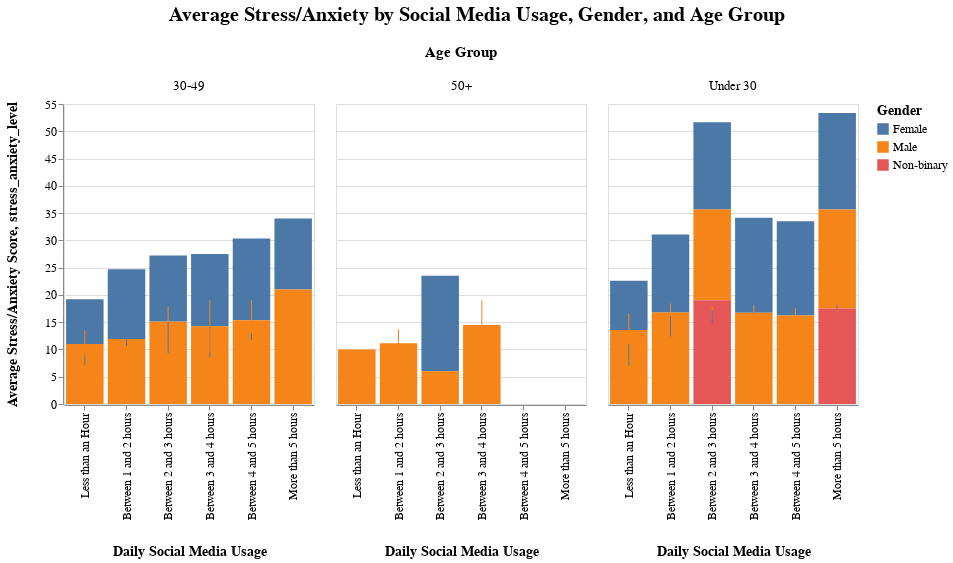

This figure's notebook cell:
### Code cell
# Chart 2
filtered_df = social_df_clean.dropna(subset=['sm_time_daily', 'gender'])
age_bins_3 = [0, 30, 50, 100]
age_labels_3 = ['Under 30', '30-49', '50+']
filtered_df['age_group_3'] = pd.cut(filtered_df['age'], bins=age_bins_3, labels=age_labels_3, right=False)

bars = alt.Chart(filtered_df).mark_bar().encode(
    x=alt.X('sm_time_daily:N', title='Daily Social Media Usage', sort=sm_time_order, axis=alt.Axis(titlePadding=25)),
    y=alt.Y('mean(stress_anxiety_level):Q', title='Average Stress/Anxiety Score', axis=alt.Axis(titlePadding=25)),
    color=alt.Color('gender:N', title='Gender', scale=alt.Scale(scheme='tableau10')),
    tooltip=[
        alt.Tooltip('gender:N'),
        alt.Tooltip('count():Q', title='Respondents'),
        alt.Tooltip('mean(stress_anxiety_level):Q', title='Avg Stress/Anxiety', format='.2f')
    ]
).properties(
    width=250,
    height=300
)
error_bars = alt.Chart(filtered_df).mark_errorbar(extent='ci').encode(
    x=alt.X('sm_time_daily:N', sort=sm_time_order, axis=alt.Axis(titlePadding=25)),
    y=alt.Y('stress_anxiety_level:Q', axis=alt.Axis(titlePadding=25)),
    color=alt.Color('gender:N')
).properties(
    width=250,
    height=300
)
combined = bars + error_bars

chart = combined.facet(
    column=alt.Column('age_group_3:N', title='Age Group')
).properties(
    title='Average Stress/Anxiety by Social Media Usage, Gender, and Age Group'
).configure_axis(
    labelFontSize=12,
    titleFontSize=14
).configure_header(
    titleFontSize=15,
    labelFontSize=13
).configure_title(
    fontSize=20,
    anchor='middle',
    offset=20
).configure_legend(
    labelFontSize=12,
    titleFontSize=14
)
chart
# chart.save('chart2.json')

### Figure 1 — Vega-Lite specification as saved in the notebook (floating-point values rounded to 4 significant figures; data arrays with more than 128 entries replaced by an {"elided": "..."} marker saying what was removed)
{"config": {"view": {"continuousWidth": 300, "continuousHeight": 300}, "axis": {"labelFontSize": 12, "titleFontSize": 14}, "header": {"labelFontSize": 13, "titleFontSize": 15}, "legend": {"labelFontSize": 12, "titleFontSize": 14}, "title": {"anchor": "middle", "fontSize": 20, "offset": 20}}, "data": {"name": "data-3e92ae47623aba5fe1cdca0afc4552be"}, "facet": {"column": {"field": "age_group_3", "title": "Age Group", "type": "nominal"}}, "spec": {"layer": [{"mark": {"type": "bar"}, "encoding": {"color": {"field": "gender", "scale": {"scheme": "tableau10"}, "title": "Gender", "type": "nominal"}, "tooltip": [{"field": "gender", "type": "nominal"}, {"aggregate": "count", "title": "Respondents", "type": "quantitative"}, {"aggregate": "mean", "field": "stress_anxiety_level", "format": ".2f", "title": "Avg Stress/Anxiety", "type": "quantitative"}], "x": {"axis": {"titlePadding": 25}, "field": "sm_time_daily", "sort": ["Less than an Hour", "Between 1 and 2 hours", "Between 2 and 3 hours", "Between 3 and 4 hours", "Between 4 and 5 hours", "More than 5 hours"], "title": "Daily Social Media Usage", "type": "nominal"}, "y": {"aggregate": "mean", "axis": {"titlePadding": 25}, "field": "stress_anxiety_level", "title": "Average Stress/Anxiety Score", "type": "quantitative"}}}, {"mark": {"type": "errorbar", "extent": "ci"}, "encoding": {"color": {"field": "gender", "type": "nominal"}, "x": {"axis": {"titlePadding": 25}, "field": "sm_time_daily", "sort": ["Less than an Hour", "Between 1 and 2 hours", "Between 2 and 3 hours", "Between 3 and 4 hours", "Between 4 and 5 hours", "More than 5 hours"], "type": "nominal"}, "y": {"axis": {"titlePadding": 25}, "field": "stress_anxiety_level", "type": "quantitative"}}}], "height": 300, "width": 250}, "title": "Average Stress/Anxiety by Social Media Usage, Gender, and Age Group", "$schema": "https://vega.github.io/schema/vega-lite/v5.20.1.json", "datasets": {"data-3e92ae47623aba5fe1cdca0afc4552be": {"elided": "449 records"}}}
